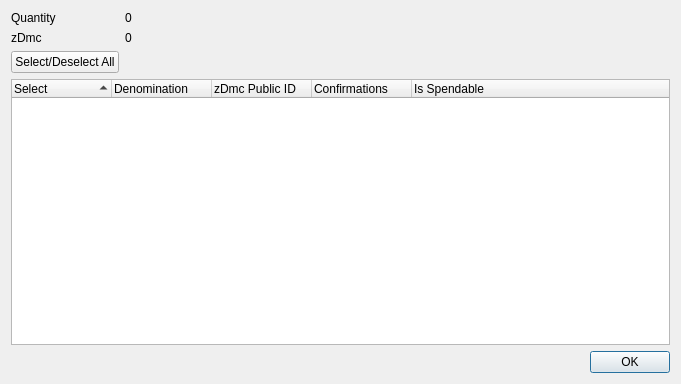
<?xml version="1.0" encoding="UTF-8"?>
<ui version="4.0">
 <class>ZDmcControlDialog</class>
 <widget class="QDialog" name="ZDmcControlDialog">
  <property name="geometry">
   <rect>
    <x>0</x>
    <y>0</y>
    <width>681</width>
    <height>384</height>
   </rect>
  </property>
  <property name="minimumSize">
   <size>
    <width>681</width>
    <height>384</height>
   </size>
  </property>
  <property name="windowTitle">
   <string>Select zDmc to Spend</string>
  </property>
  <layout class="QGridLayout" name="gridLayout">
   <item row="0" column="0">
    <layout class="QFormLayout" name="formLayout">
     <property name="sizeConstraint">
      <enum>QLayout::SetDefaultConstraint</enum>
     </property>
     <item row="0" column="0">
      <widget class="QLabel" name="labelQuantity">
       <property name="text">
        <string>Quantity</string>
       </property>
      </widget>
     </item>
     <item row="0" column="1">
      <widget class="QLabel" name="labelQuantity_int">
       <property name="text">
        <string>0</string>
       </property>
      </widget>
     </item>
     <item row="1" column="0">
      <widget class="QLabel" name="labelZDmc">
       <property name="text">
        <string>zDmc</string>
       </property>
      </widget>
     </item>
     <item row="1" column="1">
      <widget class="QLabel" name="labelZDmc_int">
       <property name="text">
        <string>0</string>
       </property>
      </widget>
     </item>
     <item row="2" column="0">
      <widget class="QPushButton" name="pushButtonAll">
       <property name="text">
        <string>Select/Deselect All</string>
       </property>
      </widget>
     </item>
    </layout>
   </item>
   <item row="1" column="0">
    <layout class="QVBoxLayout" name="verticalLayout">
     <item>
      <widget class="QTreeWidget" name="treeWidget">
       <property name="minimumSize">
        <size>
         <width>0</width>
         <height>250</height>
        </size>
       </property>
       <property name="alternatingRowColors">
        <bool>true</bool>
       </property>
       <property name="sortingEnabled">
        <bool>true</bool>
       </property>
       <property name="columnCount">
        <number>5</number>
       </property>
       <attribute name="headerDefaultSectionSize">
        <number>100</number>
       </attribute>
       <column>
        <property name="text">
         <string notr="true">Select</string>
        </property>
       </column>
       <column>
        <property name="text">
         <string notr="true">Denomination</string>
        </property>
       </column>
       <column>
        <property name="text">
         <string notr="true">zDmc Public ID</string>
        </property>
       </column>
       <column>
        <property name="text">
         <string notr="true">Confirmations</string>
        </property>
       </column>
       <column>
        <property name="text">
         <string>Is Spendable</string>
        </property>
       </column>
      </widget>
     </item>
     <item>
      <widget class="QDialogButtonBox" name="buttonBox">
       <property name="orientation">
        <enum>Qt::Horizontal</enum>
       </property>
       <property name="standardButtons">
        <set>QDialogButtonBox::Ok</set>
       </property>
      </widget>
     </item>
    </layout>
   </item>
  </layout>
 </widget>
 <resources/>
 <connections>
  <connection>
   <sender>buttonBox</sender>
   <signal>accepted()</signal>
   <receiver>ZDmcControlDialog</receiver>
   <slot>accept()</slot>
   <hints>
    <hint type="sourcelabel">
     <x>248</x>
     <y>254</y>
    </hint>
    <hint type="destinationlabel">
     <x>157</x>
     <y>274</y>
    </hint>
   </hints>
  </connection>
  <connection>
   <sender>buttonBox</sender>
   <signal>rejected()</signal>
   <receiver>ZDmcControlDialog</receiver>
   <slot>reject()</slot>
   <hints>
    <hint type="sourcelabel">
     <x>316</x>
     <y>260</y>
    </hint>
    <hint type="destinationlabel">
     <x>286</x>
     <y>274</y>
    </hint>
   </hints>
  </connection>
 </connections>
</ui>
